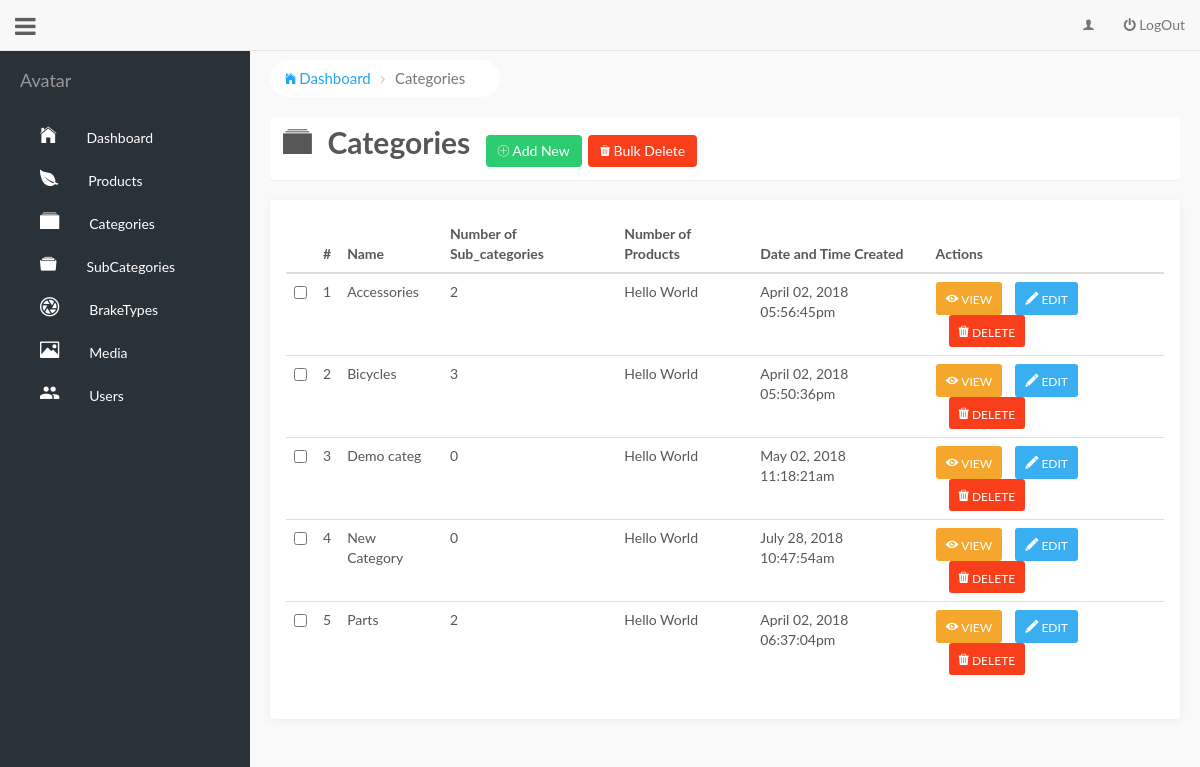
The app's page /admin/categories.php with its own data.
### tables this page shows
CREATE TABLE `categories` (
  `id` int(11) NOT NULL,
  `name` varchar(100) NOT NULL,
  `created_at` varchar(100) NOT NULL,
  `updated_at` varchar(100) NOT NULL
);

### admin/show-category.php (the view, shortened to what this page needs)
<?php
	function showCategory(){
		include('dbcon/dbcon.php');
		$sql = "SELECT id, name , created_at, updated_at
				FROM categories";
		$result_of_check = mysqli_query($conn, $sql);
		$data = array();
		$row_number = mysqli_num_rows($result_of_check);
		if ($row_number > 0) {
			$sql_select = "SELECT a.name, a.created_at , a.id, COUNT(b.name)
						   FROM categories a
						   LEFT OUTER JOIN subcategories b
						   ON a.id = b.category_id
						   GROUP BY a.name";
			$results = mysqli_query($conn, $sql_select);
			while ($row = mysqli_fetch_array($results)) {
			    $data[] = $row;
			}
			$i = 0;
			foreach ($data as $key) {
				$row_number = $i + 1;
				$formatted_result = '<tr>';
				$formatted_result .= '<td> <input type= "checkbox" name= "'.$key[0].'"/> </td>';
				$formatted_result .= '<td> '.$row_number.' </td>';
				$formatted_result .= '<td>'.ltrim(rtrim($key[0]))  .' </td>';
				$formatted_result .= '<td>'. $key[3]. '</td>';
				$formatted_result .= '<td> Hello World </td>';
				$formatted_result .= '<td>'. $key[1] .'</td>' ;
				$formatted_result .= '<td>';
				$formatted_result .= '<a href="view-category.php?name='.ltrim(rtrim(strtolower($key[0]))).'&id='.ltrim(rtrim($key[2])).'" class="btn btn-sm btn-view btn-action" >
										  	<i class="icon ion-eye" ></i> VIEW
									  </a>';
				$formatted_result .= '<a href="edit-category.php?categ_name='.ltrim(rtrim($key[0])).'" class="btn btn-primary btn-sm btn-edit btn-action">
											<i class="icon ion-edit" ></i> EDIT
									  </a>';
			    $formatted_result .= '<a href="" class="btn btn-danger btn-sm btn-delete btn-action">
											<i class="icon ion-trash-a" ></i> DELETE
									  </a>';
				$formatted_result .= '</td>';
				$formatted_result .= '</tr>';
				$i++;
				echo  ($formatted_result);
			}
		} else {
			echo 'No categories to display';
		}
	}
 ?>

### admin/css/simple-sidebar.css (style rules this page uses)
body { overflow-x: hidden; }

### admin/css/style.css (style rules this page uses)
:root { --primary: #22A7F0; --light: #FFF; --btngreen: #2ECC71; --btnorange: #f4a62d; --btnred: #f93e1b; --btnblue: #39aff1; }
body { font-family: 'Lato', Calibri, Arial, sans-serif; margin:0; padding: 0; background: #F9F9F9; color: #3c3a3adb; }
.btn-view { color: white; background-color: var(--btnorange); border: none; padding: 5px 10px; }
.btn-edit { background-color: var(--btnblue); border: none; }
.btn-delete { background-color: var(--btnred); border: none; }
.btn-view > .ion-eye { font-size: 15px; }
.btn-edit > .ion-edit { font-size: 15px; }
.btn-delete > .ion-trash-a { font-size: 15px; }
a { text-decoration: none; }
.btn-action + .btn-action { margin-left: 13px; }

### records on screen
categories: row_number "1", name "Accessories", key "2", created_at "April 02, 2018 05:56:45pm"
categories: row_number "2", name "Bicycles", key "3", created_at "April 02, 2018 05:50:36pm"
categories: row_number "3", name "Demo categ", key "0", created_at "May 02, 2018 11:18:21am"
categories: row_number "4", name "New Category", key "0", created_at "July 28, 2018 10:47:54am"
categories: row_number "5", name "Parts", key "2", created_at "April 02, 2018 06:37:04pm"
